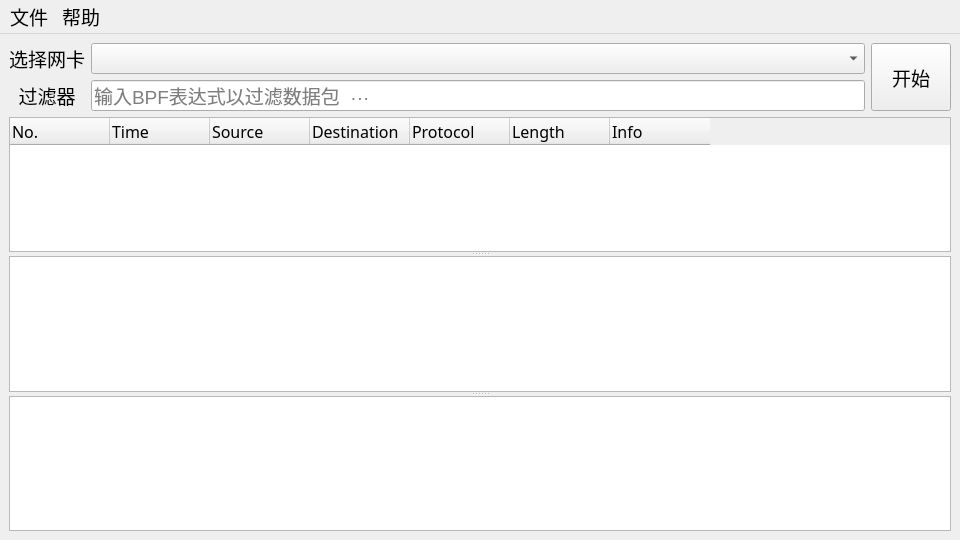
<?xml version="1.0" encoding="UTF-8"?>
<ui version="4.0">
 <class>MainWindow</class>
 <widget class="QMainWindow" name="MainWindow">
  <property name="geometry">
   <rect>
    <x>0</x>
    <y>0</y>
    <width>960</width>
    <height>540</height>
   </rect>
  </property>
  <property name="font">
   <font>
    <pointsize>14</pointsize>
   </font>
  </property>
  <property name="windowTitle">
   <string>网络嗅探器</string>
  </property>
  <widget class="QWidget" name="centralwidget">
   <layout class="QGridLayout" name="gridLayout">
    <item row="1" column="1">
     <widget class="QLineEdit" name="filterEdit">
      <property name="font">
       <font>
        <pointsize>14</pointsize>
       </font>
      </property>
      <property name="placeholderText">
       <string>输入BPF表达式以过滤数据包  ···</string>
      </property>
     </widget>
    </item>
    <item row="0" column="1">
     <widget class="QComboBox" name="interfaceBox"/>
    </item>
    <item row="0" column="0">
     <widget class="QLabel" name="label">
      <property name="text">
       <string>选择网卡</string>
      </property>
      <property name="alignment">
       <set>Qt::AlignCenter</set>
      </property>
     </widget>
    </item>
    <item row="1" column="0">
     <widget class="QLabel" name="label_2">
      <property name="text">
       <string>过滤器</string>
      </property>
      <property name="alignment">
       <set>Qt::AlignCenter</set>
      </property>
     </widget>
    </item>
    <item row="2" column="0" colspan="3">
     <widget class="QSplitter" name="splitter">
      <property name="orientation">
       <enum>Qt::Vertical</enum>
      </property>
      <widget class="QTableWidget" name="packetTable">
       <property name="font">
        <font>
         <family>Fira Code</family>
         <pointsize>12</pointsize>
        </font>
       </property>
       <column>
        <property name="text">
         <string>No.</string>
        </property>
        <property name="textAlignment">
         <set>AlignLeading|AlignVCenter</set>
        </property>
       </column>
       <column>
        <property name="text">
         <string>Time</string>
        </property>
        <property name="textAlignment">
         <set>AlignLeading|AlignVCenter</set>
        </property>
       </column>
       <column>
        <property name="text">
         <string>Source</string>
        </property>
        <property name="textAlignment">
         <set>AlignLeading|AlignVCenter</set>
        </property>
       </column>
       <column>
        <property name="text">
         <string>Destination</string>
        </property>
        <property name="textAlignment">
         <set>AlignLeading|AlignVCenter</set>
        </property>
       </column>
       <column>
        <property name="text">
         <string>Protocol</string>
        </property>
        <property name="textAlignment">
         <set>AlignLeading|AlignVCenter</set>
        </property>
       </column>
       <column>
        <property name="text">
         <string>Length</string>
        </property>
        <property name="textAlignment">
         <set>AlignLeading|AlignVCenter</set>
        </property>
       </column>
       <column>
        <property name="text">
         <string>Info</string>
        </property>
        <property name="textAlignment">
         <set>AlignLeading|AlignVCenter</set>
        </property>
       </column>
      </widget>
      <widget class="QTreeWidget" name="treeWidget">
       <property name="animated">
        <bool>true</bool>
       </property>
       <attribute name="headerVisible">
        <bool>false</bool>
       </attribute>
       <column>
        <property name="text">
         <string notr="true">1</string>
        </property>
       </column>
      </widget>
      <widget class="QTextEdit" name="contentEdit">
       <property name="font">
        <font>
         <family>Fira Code</family>
         <pointsize>14</pointsize>
        </font>
       </property>
       <property name="readOnly">
        <bool>true</bool>
       </property>
      </widget>
     </widget>
    </item>
    <item row="0" column="2" rowspan="2">
     <widget class="QPushButton" name="startButton">
      <property name="sizePolicy">
       <sizepolicy hsizetype="Minimum" vsizetype="Minimum">
        <horstretch>0</horstretch>
        <verstretch>0</verstretch>
       </sizepolicy>
      </property>
      <property name="text">
       <string>开始</string>
      </property>
      <property name="iconSize">
       <size>
        <width>16</width>
        <height>16</height>
       </size>
      </property>
     </widget>
    </item>
   </layout>
  </widget>
  <widget class="QMenuBar" name="menubar">
   <property name="geometry">
    <rect>
     <x>0</x>
     <y>0</y>
     <width>960</width>
     <height>31</height>
    </rect>
   </property>
   <widget class="QMenu" name="menuFile">
    <property name="title">
     <string>文件</string>
    </property>
    <addaction name="actionExit"/>
   </widget>
   <widget class="QMenu" name="menuHelp">
    <property name="title">
     <string>帮助</string>
    </property>
    <addaction name="actionAbout"/>
   </widget>
   <addaction name="menuFile"/>
   <addaction name="menuHelp"/>
  </widget>
  <action name="actionExit">
   <property name="text">
    <string>退出</string>
   </property>
   <property name="font">
    <font>
     <pointsize>14</pointsize>
    </font>
   </property>
  </action>
  <action name="actionAbout">
   <property name="text">
    <string>关于</string>
   </property>
   <property name="font">
    <font>
     <pointsize>14</pointsize>
    </font>
   </property>
  </action>
 </widget>
 <resources/>
 <connections>
  <connection>
   <sender>actionExit</sender>
   <signal>triggered()</signal>
   <receiver>MainWindow</receiver>
   <slot>close()</slot>
   <hints>
    <hint type="sourcelabel">
     <x>-1</x>
     <y>-1</y>
    </hint>
    <hint type="destinationlabel">
     <x>399</x>
     <y>299</y>
    </hint>
   </hints>
  </connection>
 </connections>
</ui>
